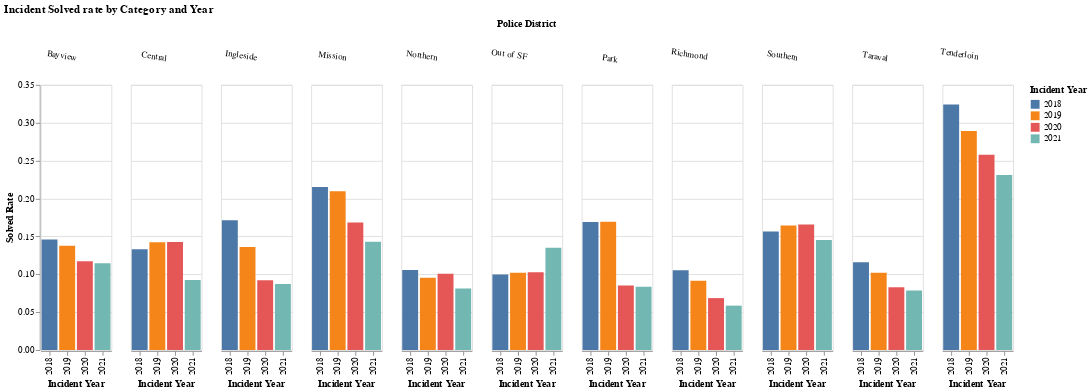

The code cell stored with this chart in its notebook:
### Code cell
rate_by_year_plot('Police District', 'Incident Solved rate by Police District and Year')

### Figure 1 — Vega-Lite specification as saved in the notebook (floating-point values rounded to 4 significant figures)
{"config": {"view": {"continuousWidth": 400, "continuousHeight": 300}}, "data": {"name": "data-4193f0ab6145145b6b779ef4db02527b"}, "mark": "bar", "encoding": {"color": {"type": "nominal", "field": "Incident Year"}, "column": {"type": "nominal", "field": "Police District", "header": {"labelAngle": 8}}, "x": {"type": "nominal", "field": "Incident Year"}, "y": {"type": "quantitative", "field": "Solved Rate"}}, "title": "Incident Solved rate by Category and Year", "$schema": "https://vega.github.io/schema/vega-lite/v4.8.1.json", "datasets": {"data-4193f0ab6145145b6b779ef4db02527b": [{"Police District": "Bayview", "Incident Year": 2018, "Solved Rate": 0.146}, {"Police District": "Bayview", "Incident Year": 2019, "Solved Rate": 0.1377}, {"Police District": "Bayview", "Incident Year": 2020, "Solved Rate": 0.1173}, {"Police District": "Bayview", "Incident Year": 2021, "Solved Rate": 0.1145}, {"Police District": "Central", "Incident Year": 2018, "Solved Rate": 0.133}, {"Police District": "Central", "Incident Year": 2019, "Solved Rate": 0.1424}, {"Police District": "Central", "Incident Year": 2020, "Solved Rate": 0.1425}, {"Police District": "Central", "Incident Year": 2021, "Solved Rate": 0.0925}, {"Police District": "Ingleside", "Incident Year": 2018, "Solved Rate": 0.1712}, {"Police District": "Ingleside", "Incident Year": 2019, "Solved Rate": 0.1359}, {"Police District": "Ingleside", "Incident Year": 2020, "Solved Rate": 0.09211}, {"Police District": "Ingleside", "Incident Year": 2021, "Solved Rate": 0.08704}, {"Police District": "Mission", "Incident Year": 2018, "Solved Rate": 0.2151}, {"Police District": "Mission", "Incident Year": 2019, "Solved Rate": 0.2096}, {"Police District": "Mission", "Incident Year": 2020, "Solved Rate": 0.1683}, {"Police District": "Mission", "Incident Year": 2021, "Solved Rate": 0.143}, {"Police District": "Northern", "Incident Year": 2018, "Solved Rate": 0.1056}, {"Police District": "Northern", "Incident Year": 2019, "Solved Rate": 0.09545}, {"Police District": "Northern", "Incident Year": 2020, "Solved Rate": 0.1008}, {"Police District": "Northern", "Incident Year": 2021, "Solved Rate": 0.08113}, {"Police District": "Out of SF", "Incident Year": 2018, "Solved Rate": 0.09985}, {"Police District": "Out of SF", "Incident Year": 2019, "Solved Rate": 0.102}, {"Police District": "Out of SF", "Incident Year": 2020, "Solved Rate": 0.1028}, {"Police District": "Out of SF", "Incident Year": 2021, "Solved Rate": 0.135}, {"Police District": "Park", "Incident Year": 2018, "Solved Rate": 0.169}, {"Police District": "Park", "Incident Year": 2019, "Solved Rate": 0.1695}, {"Police District": "Park", "Incident Year": 2020, "Solved Rate": 0.08532}, {"Police District": "Park", "Incident Year": 2021, "Solved Rate": 0.08368}, {"Police District": "Richmond", "Incident Year": 2018, "Solved Rate": 0.1054}, {"Police District": "Richmond", "Incident Year": 2019, "Solved Rate": 0.09147}, {"Police District": "Richmond", "Incident Year": 2020, "Solved Rate": 0.06859}, {"Police District": "Richmond", "Incident Year": 2021, "Solved Rate": 0.05863}, {"Police District": "Southern", "Incident Year": 2018, "Solved Rate": 0.1565}, {"Police District": "Southern", "Incident Year": 2019, "Solved Rate": 0.1645}, {"Police District": "Southern", "Incident Year": 2020, "Solved Rate": 0.1659}, {"Police District": "Southern", "Incident Year": 2021, "Solved Rate": 0.1453}, {"Police District": "Taraval", "Incident Year": 2018, "Solved Rate": 0.116}, {"Police District": "Taraval", "Incident Year": 2019, "Solved Rate": 0.102}, {"Police District": "Taraval", "Incident Year": 2020, "Solved Rate": 0.08305}, {"Police District": "Taraval", "Incident Year": 2021, "Solved Rate": 0.07855}, {"Police District": "Tenderloin", "Incident Year": 2018, "Solved Rate": 0.3242}, {"Police District": "Tenderloin", "Incident Year": 2019, "Solved Rate": 0.2891}, {"Police District": "Tenderloin", "Incident Year": 2020, "Solved Rate": 0.2577}, {"Police District": "Tenderloin", "Incident Year": 2021, "Solved Rate": 0.231}]}}
